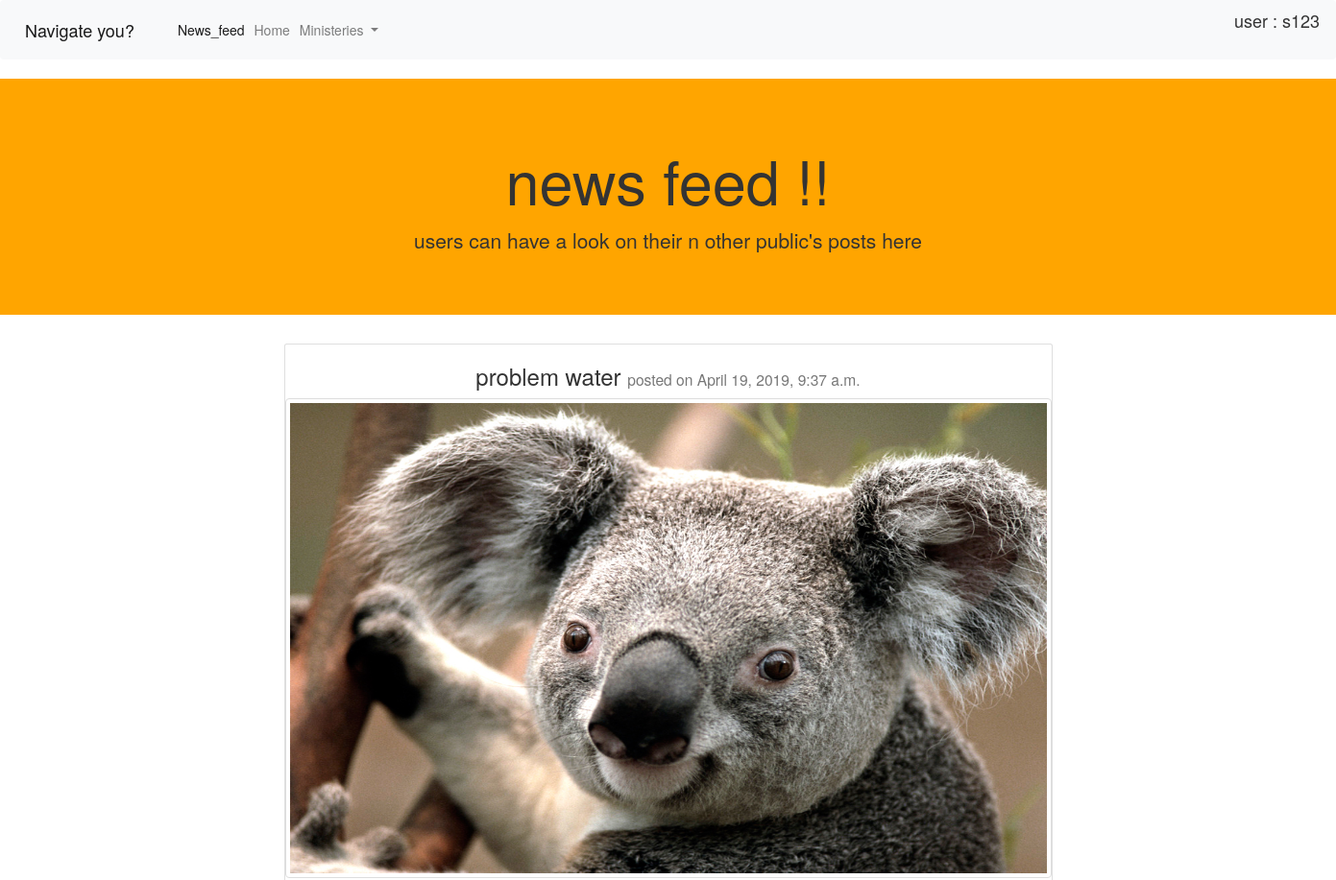
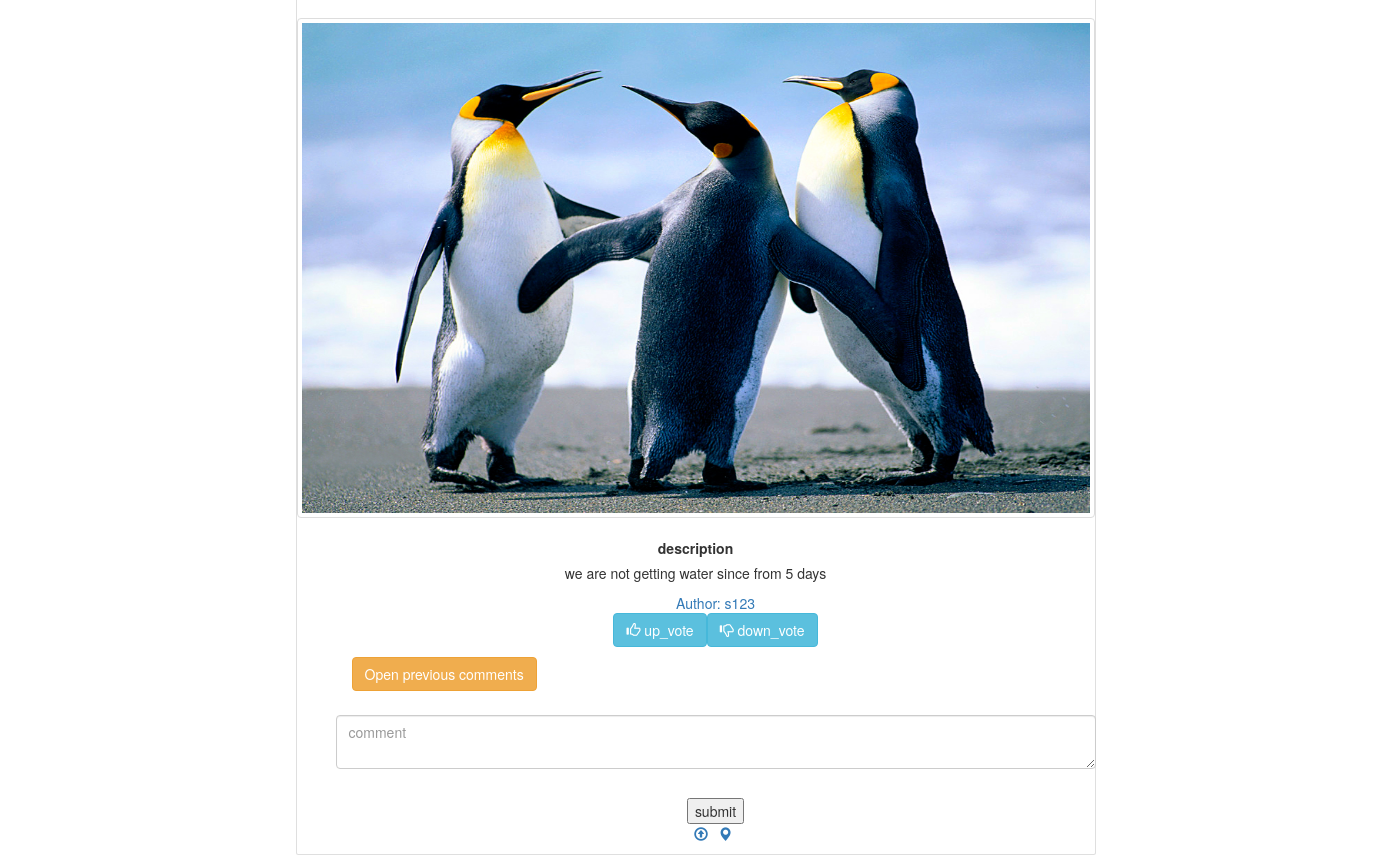
The app's page /socialissue/newsdata/2/ (signed in) with its own data (2 pictures, top to bottom).
### socialissue/models.py (models this page shows, shortened)
class Post(models.Model):
    post_status = (('nv', 'not verified'),('v','verified'),('p','posted'),('s','solved'),('r','rejected'))
    user_post = models.ForeignKey(Profile, on_delete=models.CASCADE )
    description = models.TextField()
    area = models.TextField(null=True)
    constituency = models.CharField(max_length=50, null=True)
    problem_statement = models.CharField(max_length=70,blank=True)
    date_posted = models.DateTimeField(auto_now_add=True)
    weightage = models.IntegerField(default=0)
    downvote_count = models.IntegerField(default=0)
    upvote_count = models.IntegerField(default=0)
    status_of_post = models.CharField(blank=True, choices=post_status , max_length=20)
    file_data = models.FileField( upload_to='files/', blank=True)
    alloted_time = models.DateTimeField(blank=True, null=True)
    def __str__(self):
        return "user : %s--> problem : %s"%(self.user_post.user.username,self.problem_statement)

class Photos(models.Model):
    user_post = models.ForeignKey(Post, on_delete=models.CASCADE )
    photos_post = models.ImageField(blank=True,upload_to='images/')

class Profile(models.Model):
    person=(('a','admin'),('n','normal'),('p','politician'))
    user = models.OneToOneField(User, on_delete=models.CASCADE)
    address = models.TextField()
    mobile_no = models.CharField(max_length=10,blank=True)
    constituency = models.CharField(max_length=50)
    location = models.CharField(max_length=30 )
    designation = models.CharField(max_length=20,default='n',choices=person)

### socialissue/views.py (the view)
def newsdata(request,name):
    if request.user.is_authenticated:
        proobj=Profile.objects.get(user=request.user)
        print(request.POST)
        postdata = Post.objects.get(id=name)
        obj=''
        conval=False
        if postdata.status_of_post=='v':
            conval=True
            obj='due date to raise the issue '+str(postdata.alloted_time)
        else:
            obj='your problem will be solved by '+str(postdata.alloted_time)
        try:
            votecomm= Votes_Comments.objects.filter(user_post=name)
        except:
            print('e')
            votecomm=[]
        ovobj = Only_votes.objects.filter(user_vote=proobj.id,user_post=postdata.id)
        if ovobj is None:
            ovobj=[]
        photodata=Photos.objects.filter(user_post=name)
        print(ovobj,name,postdata,proobj.id,postdata.id)
        if proobj.designation=='n':
            return render(request,"newsdata.html",{'somedata':obj,'ov_obj':ovobj,'post_data':postdata,'vote_comm':votecomm,'photo_data':photodata})
        elif proobj.designation=='p':
            return render(request,"polnewsdata.html",{'ov_obj':ovobj,'post_data':postdata,'vote_comm':votecomm,'photo_data':photodata})
        else:
            return render(request,"adminnewsdata.html",{'cval':conval,'ov_obj':ovobj,'post_data':postdata,'vote_comm':votecomm,'photo_data':photodata})
    else:
        return redirect('user_login')

### socialissue/templates/newsdata.html (shortened to what this page needs)
<!doctype html>
<html lang="en">
  <head>
    <link rel="stylesheet" href="https://maxcdn.bootstrapcdn.com/bootstrap/4.0.0/css/bootstrap.min.css">
    <link rel="stylesheet" href="https://maxcdn.bootstrapcdn.com/bootstrap/3.4.0/css/bootstrap.min.css">
  </head>
  <body>
<nav class="navbar navbar-expand-lg navbar-light bg-light">
  <a class="navbar-brand" href="#">Navigate you?</a>
  <div class="collapse navbar-collapse" id="navbarSupportedContent">
    <ul class="navbar-nav mr-auto">
      <li class="nav-item active">
        <a class="nav-link" href="#">News_feed<span class="sr-only">(current)</span></a>
      </li>
      <li class="nav-item">
        <a class="nav-link" href="landing.html">Home</a>
      </li>
      <li class="nav-item dropdown">
        <a class="nav-link dropdown-toggle" href="#" id="navbarDropdown" role="button" data-toggle="dropdown" aria-haspopup="true" aria-expanded="false">
          Ministeries
        </a>
      </li>
      </ul>
    <div class="topright">user : {{request.user.username}}
      </div></div>
</nav>
<div class="jumbotron jumbotron-fluid" style="background-color:orange">
  <div class="container">
    <h1 class="display-4" align="center">news feed !!</h1>
    <p class="lead" align="center">users can have a look on their n other public's posts here </p>
  </div>
</div>
<div class="medium-8 columns"><center>
   <div class="card" style="width: 80rem;">
<h3>problem {{post_data.problem_statement}} <small>posted on {{post_data.date_posted}}</small></h3>
{% for i in photo_data%}
<img class="thumbnail" height="500px" src="{{i.photos_post.url}}">
{% endfor %}
<label>description</label>
<p>{{ post_data.description}}</p>
<div class="callout">
<ul class="menu simple">
<a href="#">Author: {{post_data.user_post.user.username}}</a>
<div>
    <p><a href="/socialissue/upvote/{{post_data.id}}/" class="btn btn-info ">
          <span class="glyphicon glyphicon-thumbs-up"></span> up_vote
        </a><a href="#" class="btn btn-info">
          <span class="glyphicon glyphicon-thumbs-down"></span> down_vote
        </a>
      </p>
    <form class="form-horizontal" role="form" action="{% url 'comment' %}" method="POST">
        <div class="container">
            <p align="left"><button type="button" class="btn btn-warning" data-toggle="modal" data-target="#myModal">Open previous comments</button></p>
  </div>
            <div class="form-group" style="padding:14px;">
            <textarea class="form-control" placeholder="comment" name="comment"></textarea>
                                    </div>
                                    <input type="submit" name="submit" value="submit"/>
                            </form>
     <ul class="list-inline"><li><a href=""><i class="glyphicon glyphicon-upload"></i></a></li><li><a href=""><i class="glyphicon glyphicon-map-marker"></i></a></li></ul>
                          </div>
</ul>
</div>
       </div>
    </center>
</div>
  </body>
</html>

### socialissue/templates/newsdata.html (style rules this page uses)
.topright { position: absolute; top: 8px; right: 16px; font-size: 18px; }

### records on screen
Post: problem_statement "water", date_posted "April 19, 2019, 9:37 a.m.", description "we are not getting water since from 5 days", user_post.user.username "s123"
Photos: photos_post (picture)
Photos: photos_post (picture)

### other values on screen
{{ request.user.username }} "s123"
